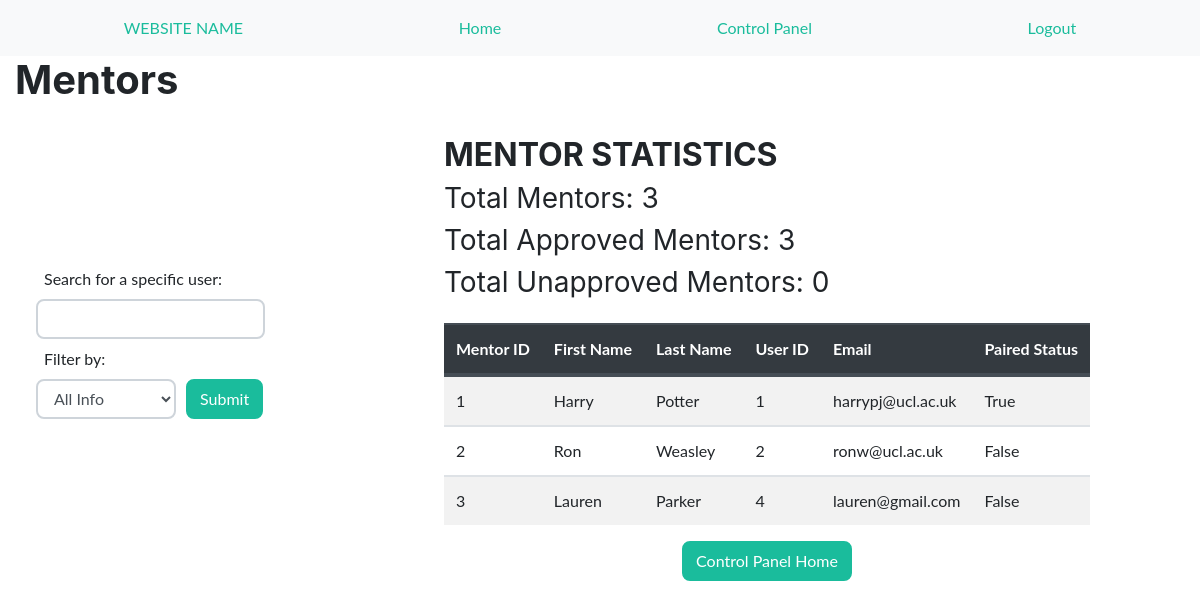
The app's page /admin/view_mentors (signed in) with its own data.
### app/models.py (models this page shows, shortened)
class User(UserMixin, db.Model):
    __tablename__ = 'user'
    email = db.Column(db.Text, nullable=False, unique=True)
    user_type = db.Column(db.String, nullable=False)
    user_id = db.Column(db.Integer,autoincrement=True, primary_key=True)
    school_id = db.Column(db.Integer, nullable=False)
    password = db.Column(db.String)
    bio = db.Column(db.String(300))
    is_active = db.Column(db.Boolean)
    profile_pic = db.Column(db.BLOB)
    creation_date = db.Column(db.String)

class Mentor(db.Model):
    __tablename__ = 'mentor'
    mentor_id = db.Column(db.Integer, autoincrement=True, primary_key=True)
    school_id = db.Column(db.Integer, nullable=False)
    first_name = db.Column(db.String, nullable=False)
    last_name = db.Column(db.String, nullable=False)
    user_id = db.Column(db.Integer, db.ForeignKey('user.user_id'), nullable=False)
    user = db.relationship("User", backref='mentor')
    paired = db.Column(db.Boolean)
    is_approved = db.Column(db.Boolean)

### app/main/routes.py (the view)
@bp_main.route('/admin/view_mentors', methods=['POST', 'GET'])
@login_required
@requires_admin('admin')
def controlpanel_view_mentors():
    search = SearchForm(request.form)
    user_type = 'Mentor'
    stats_dict = get_stats()
    queries = db.session.query(User, Mentor).filter(Mentor.is_approved == True).\
        join(Mentor, User.user_id == Mentor.user_id).all()
    if request.method == 'POST':
        return search_results(search, 'mentor')
    return render_template('admin/admin_view_users.html', queries=queries, search=search, user_type=user_type,
                           stats_dict=stats_dict, type='mentors', title="Mentors")

### app/main/forms.py
class SearchForm(FlaskForm):
    choices = [('AllInfo', 'All Info'),
               ('User&Type', 'User & Type'),
               ('PersonalInfo', 'Personal Info'),
               ('Location', 'Location Info'),
               ('Meeting', 'Meetings'),
               ('Pair', 'Pair Info')]
    select = SelectField('Filter by:', choices=choices)
    search = StringField('Search for a specific user:', validators=[DataRequired()])

class SearchByForm(FlaskForm):
    choices = [('School', 'School'),
               ('City', 'City')]
    select = SelectField('In:', choices=choices)
    choices2 = [('Mentees and Mentors', 'All'),
                ('Mentee', 'Mentee'),
                ('Mentor', 'Mentor')]
    select2 = SelectField('User Type:', choices=choices2)
    search = StringField('Search:', validators=[DataRequired()])

### app/auth/routes.py (called while the page is built)
@login_manager.user_loader
def user_loader(user_id):
    if user_id is not None:
        return User.query.get(user_id)
    return None

### app/templates/admin/admin_view_users.html (shortened to what this page needs)
{% extends 'base.html' %}
{% from "_formhelpers.html" import render_field %}
{% block header%}{{title}}{% endblock %}
{% block content %}
    {% if queries|length %}
    <div class="row mr-0 ml-0 ">
        <div class="col-md-4 row-sm ml-sm-0 pl-0  align-self-center">
            <form action="" method="post" novalidate>
                <div class="form-row ml-md-3 ml-sm-0" >
                    <div class="col-lg-auto col-sm-6">
                        {{ render_field(search.search, class='form-control') }}
                    </div>
                    <div class="col-lg-auto col-sm-3">
                        {{ render_field(search.select, class='form-control') }}
                    </div>
                    <div class="col-lg-auto col-sm-3 mt-sm-3">
                        <input type="submit" value="Submit" class="btn btn-primary">
                    </div>
                </div>
            </form>
        </div>
        <div class="col-4 col-sm-auto mt-4 sm-mx-auto ml-md-4 justify-content-center">
            <h2>{{user_type.upper()}} STATISTICS</h2>
                    <h3 class="font-weight-normal">Total {{user_type}}s: {{ stats_dict['{}_total'.format(type)] }}</h3>
                    <h3 class="font-weight-normal">Total Approved {{user_type}}s: {{ stats_dict['approved_{}_total'.format(type)] }}</h3>
                    <h3 class="font-weight-normal">Total Unapproved {{user_type}}s: {{ stats_dict['unapproved_{}_total'.format(type)] }}</h3>
                <table class="mt-4 table table-striped table-hover">
                    <thead class="thead-dark">
                    <tr>
                        <th scope="col">{{user_type}} ID</th>
                        <th scope="col">First Name</th>
                        <th scope="col">Last Name</th>
                        <th scope="col">User ID</th>
                        <th scope="col">Email</th>
                        <th scope="col">Paired Status</th>
                    </tr>
                    </thead>
                    <tbody>
                    {% for query in queries %}
                        <tr>
                            {% if user_type == 'Mentee' %}
                                <td>{{ query[1].mentee_id }}</td>
                                <td>{{ query[0].school_id }}</td>
                            {% elif user_type == 'Mentor' %}
                                <td>{{ query[1].mentor_id }}</td>
                            {% endif %}
                            <td>{{ query[1].first_name}}</td>
                            <td>{{ query[1].last_name }}</td>
                            <td>{{ query[0].user_id }}</td>
                            <td>{{ query[0].email }}</td>
                            <td>{{ query[1].paired }}</td>
                        </tr>
                    {% endfor %}
                    </tbody>
                </table>
                <div class="row justify-content-center">
                    <a href="{{ url_for('main.controlpanel_home') }}" >
                        <input type="button" value="Control Panel Home" class="btn btn-primary">
                    </a>
                </div>
            </div>
        </div>
    {% else %}
        <p>Sorry, no {{ user_type }}s exist</p>
    {% endif %}
{% endblock %}

### app/templates/base.html (shortened to what this page needs)
<!DOCTYPE html>
<html lang="en">
<head>
    <link rel="stylesheet" href="{{ url_for('static', filename='css/freelancer.css')}}">
</head>
<body>
<nav class="navbar navbar-expand-xl nav-pills nav-fill navbar-light bg-light ">
    <div class="flex-fill">
        <ul class="nav nav-pills">
            <li class="nav-item">
                <a class="nav-link" href="{{url_for('main.home')}}">WEBSITE NAME</a>
            </li>
            {% if title == 'RAIN BLOG' or title == 'Home' %}
                <li class="nav-item">
                    <a class="nav-link active" href="{{url_for('main.home')}}">Home</a>
                </li>
            {% else %}
                <li class="nav-item">
                    <a class="nav-link" href="{{url_for('main.home')}}">Home</a>
                </li>
            {% endif %}
            {% if current_user.is_anonymous %}
                {% if title == 'Login' %}
                    <li class="nav-item">
                        <a class="nav-item nav-link active" href="{{url_for('auth.login')}}">Login</a>
                    </li>
                {% else %}
                    <li class="nav-item">
                        <a class="nav-item nav-link" href="{{url_for('auth.login')}}">Login</a>
                    </li>
                {% endif %}
                {% if title == 'Signup' or title == 'School Signup' %}
                    <li class="nav-item dropdown ml-auto">
                        <a  href="#" class="nav-link dropdown-toggle" id="navbarDropdown" role="button" data-toggle="dropdown" aria-haspopup="true" aria-expanded="false">
                            Signup</a>
                        <div class="dropdown-menu" aria-labelledby="navbarDropdown">
                            <a class="dropdown-item" href="{{ '/personal_form/mentor/0/' }}" >Mentor Signup</a>
                            <div class="dropdown-divider"></div>
                            <a class="dropdown-item" href="{{ url_for('auth.school_signup') }}" >School Signup</a>
                        </div>
                    </li>
                {% else %}
                        <li class="nav-item dropdown ml-auto">
                            <a class="nav-link dropdown-toggle" href="#"  id="navbarDropdown" role="button" data-toggle="dropdown" aria-haspopup="true" aria-expanded="false">
                                Signup</a>
                            <div class="dropdown-menu dropdown-menu-right" aria-labelledby="navbarDropdown">
                                <a class="dropdown-item" href="{{ '/personal_form/mentor/0/' }}" >Mentor Signup</a>
                                <div class="dropdown-divider"></div>
                                <a class="dropdown-item" href="{{ url_for('auth.school_signup') }}" >School Signup</a>
                            </div>
                        </li>
                {% endif %}
            {% else %}
                {% if current_user.user_type == 'admin' %}
                    {% if title == 'Control Panel' %}
                        <li class="nav-item">
                            <a class="nav-item active nav-link " href="{{url_for('main.controlpanel_home')}}">Control Panel</a>
                        </li>
                    {% else %}
                        <li class="nav-item">
                            <a class="nav-item nav-link " href="{{url_for('main.controlpanel_home')}}">Control Panel</a>
                        </li>
                    {% endif %}
                {% endif %}
                    <li class="nav-item">
                        <a class="nav-item nav-link" href="{{url_for('auth.logout')}}">Logout</a>
                    </li>
            {% endif %}
        </ul>
    </div>
</nav>
<main role="main" class="container-fluid mx-0">
    <h1>
        {% block header %}{% endblock %}
    </h1>
    {% block content %}{% endblock %}
</main>
</body>
</html>

### app/templates/_formhelpers.html (shortened to what this page needs)
{% macro render_field(field) %}
    <dt style="font-weight: normal">{{ field.label }}</dt>
    <dd>{{ field(**kwargs)|safe }}
    </dd>
{% endmacro %}

### records on screen
User: mentor_id "1", first_name "Harry", last_name "Potter", user_id "1", email "harrypj@ucl.ac.uk", paired "True"
User: mentor_id "2", first_name "Ron", last_name "Weasley", user_id "2", email "ronw@ucl.ac.uk", paired "False"
User: mentor_id "3", first_name "Lauren", last_name "Parker", user_id "4", email "lauren@gmail.com", paired "False"

### other values on screen
{{ title }} "Mentors"
{{ field.label }} "Search for a specific user: Filter by:"
{{ user_type.upper() }} "MENTOR"
{{ user_type }} "Mentor"
{{ stats_dict['{}_total'.format(type)] }} "3"
{{ stats_dict['approved_{}_total'.format(type)] }} "3"
{{ stats_dict['unapproved_{}_total'.format(type)] }} "0"
